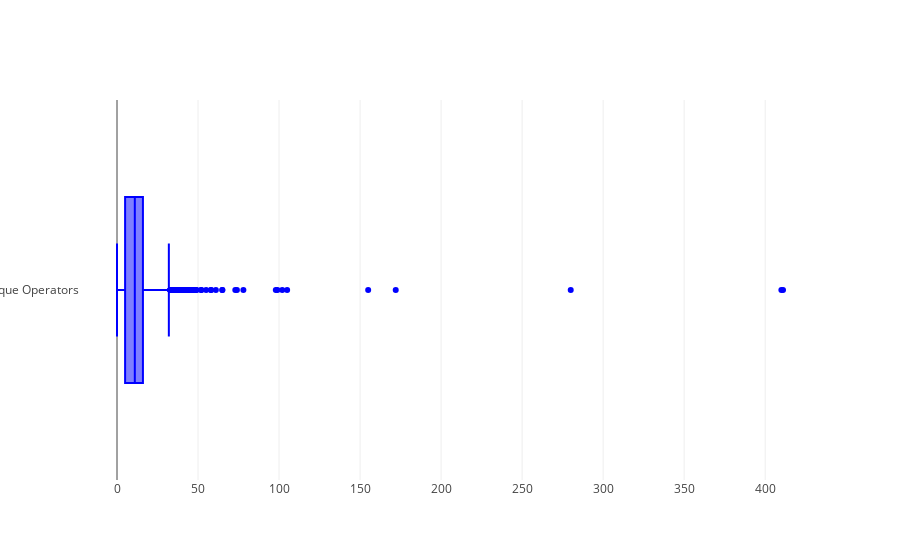

Notebook source saved alongside this figure:
### Code cell
trace1 = go.Box(
    x = data.uniq_Op,
    name = 'Unique Operators',
    marker = dict(color = 'blue')
    )
box_data = [trace1]
iplot(box_data)

### Figure 1 — Plotly figure (JSON) as saved in the notebook; plotly's stock layout.template omitted (floating-point values rounded to 4 significant figures; data arrays with more than 128 entries replaced by an {"elided": "..."} marker saying what was removed)
{"data": [{"marker": {"color": "blue"}, "name": "Unique Operators", "type": "box", "uid": "67751f06-ee4c-43d8-8d03-d41b547fc30e", "x": {"elided": "10885 str values"}}], "layout": {}}
